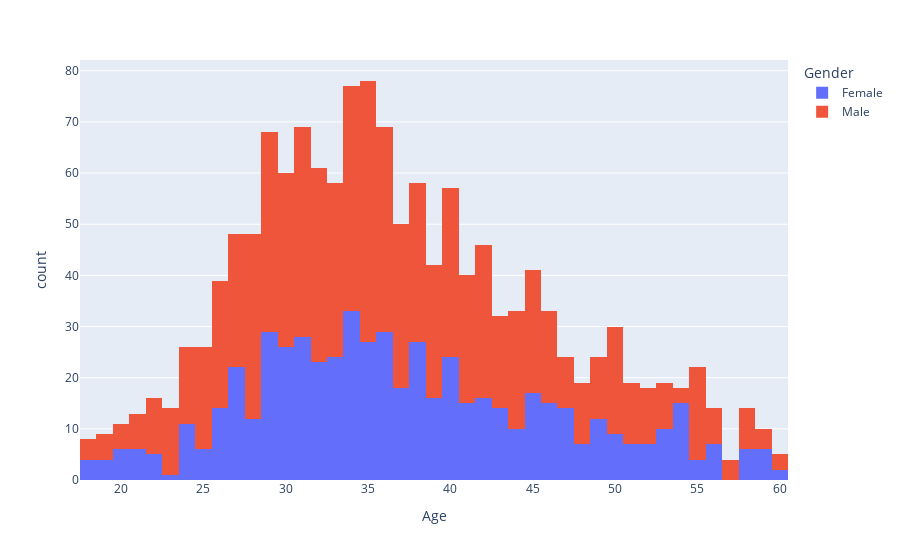

Notebook code cell kept with this figure:
### Code cell
fig = px.histogram(df, x="Age", color="Gender")
fig.show()

### Figure 1 — Plotly figure (JSON) as saved in the notebook; plotly's stock layout.template omitted (floating-point values rounded to 4 significant figures; data arrays with more than 128 entries replaced by an {"elided": "..."} marker saying what was removed)
{"data": [{"alignmentgroup": "True", "bingroup": "x", "hovertemplate": "Gender=Female<br>Age=%{x}<br>count=%{y}<extra></extra>", "legendgroup": "Female", "marker": {"color": "#636efa", "pattern": {"shape": ""}}, "name": "Female", "offsetgroup": "Female", "orientation": "v", "showlegend": true, "type": "histogram", "x": {"elided": "588 int values"}, "xaxis": "x", "yaxis": "y"}, {"alignmentgroup": "True", "bingroup": "x", "hovertemplate": "Gender=Male<br>Age=%{x}<br>count=%{y}<extra></extra>", "legendgroup": "Male", "marker": {"color": "#EF553B", "pattern": {"shape": ""}}, "name": "Male", "offsetgroup": "Male", "orientation": "v", "showlegend": true, "type": "histogram", "x": {"elided": "882 int values"}, "xaxis": "x", "yaxis": "y"}], "layout": {"autosize": true, "barmode": "relative", "legend": {"title": {"text": "Gender"}, "tracegroupgap": 0}, "margin": {"t": 60}, "xaxis": {"anchor": "y", "autorange": true, "domain": [0, 1], "range": [17.5, 60.5], "title": {"text": "Age"}, "type": "linear"}, "yaxis": {"anchor": "x", "autorange": true, "domain": [0, 1], "range": [0, 82.11], "title": {"text": "count"}}}}
